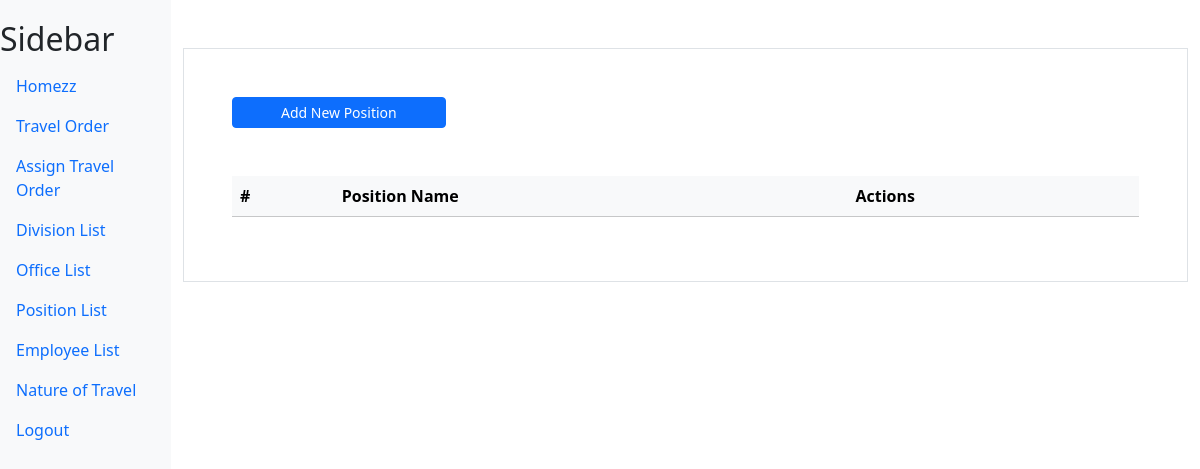
Page /position/ (signed in) on the earlier database version.
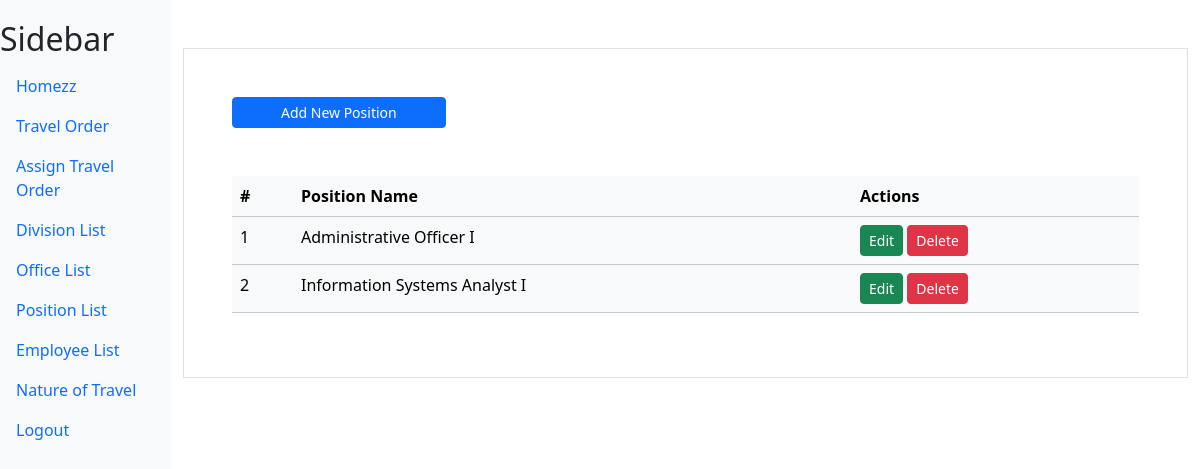
Same page on the later database version.
### myapp/models.py (models this page shows)
class Position(models.Model):
    position_name = models.CharField(max_length=100, verbose_name="Position")

### myapp/views.py (the view, shortened to what this page needs)
# urls.py: path('position/',views.position,name='position'),
@login_required
def position(request):
    position = Position.objects.all()
    context = {"position_list":position}
    return render(request,'myapp/position.html',context)

### myapp/templates/myapp/position.html (shortened to what this page needs)
{% extends "myapp/base.html" %}
{% block content %}
<div class="container mt-5 p-5 border">
    <div class="">
        <a href="" class="btn btn-primary px-5 btn-sm" data-bs-toggle="modal" data-bs-target="#addModal">Add New Position</a>
    </div>
    <table class="table mt-5 table-light">
        <thead>
          <tr>
            <th scope="col">#</th>
            <th scope="col">Position Name</th>
            <th scope="col">Actions</th>
           </tr>
        </thead>
        <tbody>
          {%for position in position_list%}
          <tr>
            <td>{{forloop.counter}}</td>
            <td>{{position.position_name}}</td>
            <td>
                <a href="" class="btn btn-success btn-sm" data-bs-toggle="modal" data-bs-target="#updateModal_{{position.id}}">Edit</a>
                <a href="" class="btn btn-danger btn-sm" data-bs-toggle="modal" data-bs-target="#deleteModal_{{position.id}}">Delete</a>
            </td>
          </tr>
          {%endfor%}
        </tbody>
      </table>
</div>
{% endblock content %}

Differences in the rows shown:
added Position: position_name "Administrative Officer I"
added Position: position_name "Information Systems Analyst I"
